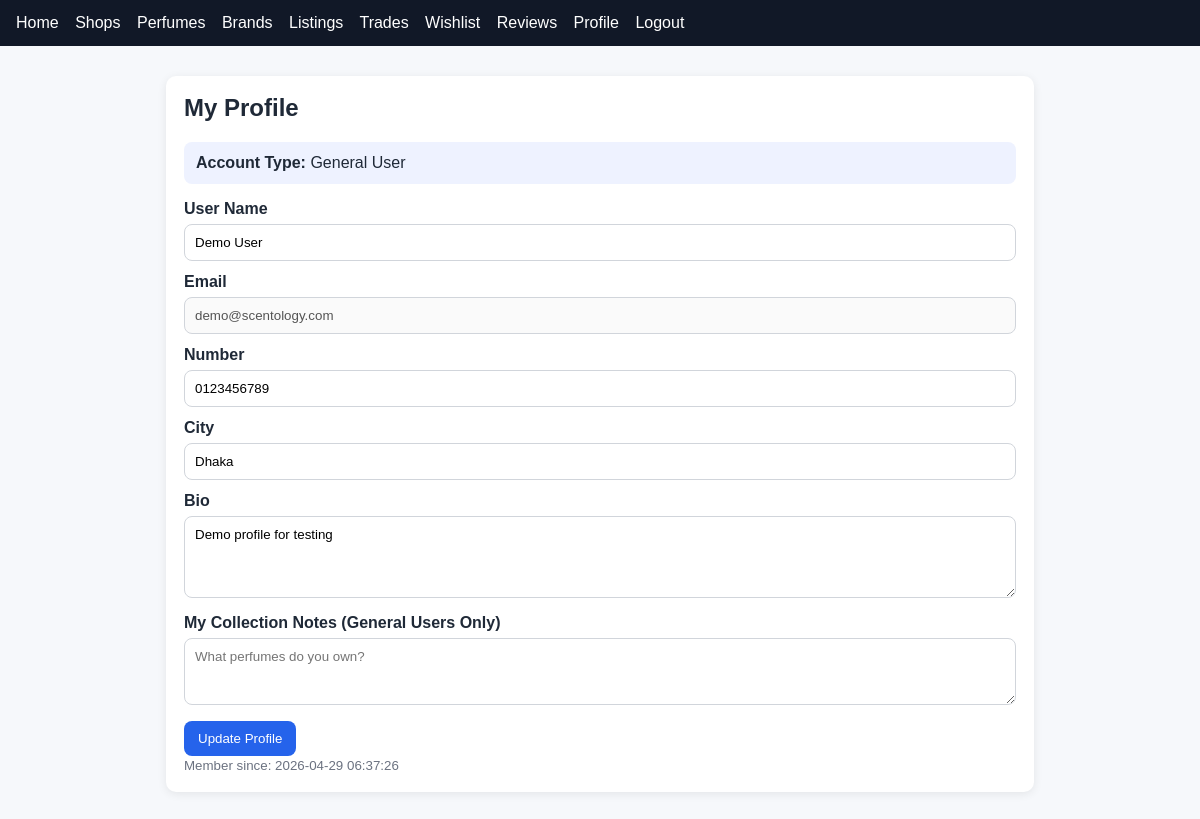
The app's page /profile.php (signed in) with its own data.
### tables this page shows
CREATE TABLE IF NOT EXISTS Profile (
    User_ID INT NOT NULL PRIMARY KEY,
    Number VARCHAR(50) DEFAULT '',
    City VARCHAR(120) DEFAULT '',
    BIO TEXT,
    CONSTRAINT fk_profile_user FOREIGN KEY (User_ID) REFERENCES User(User_ID) ON DELETE CASCADE
);

CREATE TABLE IF NOT EXISTS User (
    User_ID INT AUTO_INCREMENT PRIMARY KEY,
    User_Name VARCHAR(120) NOT NULL,
    Email VARCHAR(190) NOT NULL UNIQUE,
    Password VARCHAR(255) NOT NULL,
    Created_at TIMESTAMP DEFAULT CURRENT_TIMESTAMP,
    Collection TEXT  
);

### app/db.php (called while the page is built, shortened)
<?php
function db(): PDO
{
    $dsn = sprintf(
        'mysql:host=%s;port=%d;dbname=%s;charset=utf8mb4',
        DB_HOST,
        DB_PORT,
        DB_NAME
    );
    $pdo = new PDO($dsn, DB_USER, DB_PASS, [
        PDO::ATTR_ERRMODE => PDO::ERRMODE_EXCEPTION,
        PDO::ATTR_DEFAULT_FETCH_MODE => PDO::FETCH_ASSOC,
        PDO::ATTR_EMULATE_PREPARES => false,
    ]);
    return $pdo;
}

### app/auth.php (called while the page is built, shortened)
<?php
require_once __DIR__ . '/db.php';
function current_user_id(): ?int
{
    return isset($_SESSION['user_id']) ? (int) $_SESSION['user_id'] : null;
}
function get_user_with_profile(int $userId): ?array
{
    $stmt = db()->prepare(
        'SELECT u.User_ID as id, u.User_Name as full_name, u.Email as email, u.Created_at as created_at, u.Collection as collection,
                p.Number as phone, p.City as city, p.BIO as bio,
                s.User_ID as is_seller, s.Total_Sell as total_sell
         FROM User u
         LEFT JOIN Profile p ON p.User_ID = u.User_ID
         LEFT JOIN Seller s ON s.User_ID = u.User_ID
         WHERE u.User_ID = :user_id
         LIMIT 1'
    );
    $stmt->execute(['user_id' => $userId]);
    $result = $stmt->fetch();
    return $result ?: null;
}

### public/profile.php (the view, shortened to what this page needs)
<?php
require_once __DIR__ . '/../app/auth.php';
$userId = (int) current_user_id();
$user = get_user_with_profile($userId);
require_once __DIR__ . '/partials/header.php';
?>
<div class="card">
    <h2>My Profile</h2>
    <div style="background: #eef2ff; padding: 12px; border-radius: 8px; margin-bottom: 16px;">
        <strong>Account Type:</strong>
        <?php if (!empty($user['is_seller'])): ?>
            Seller (Total Sales: <?= htmlspecialchars((string) ($user['total_sell'] ?? '0')) ?>)
        <?php else: ?>
            General User
        <?php endif; ?>
    </div>
    <form method="POST" action="/profile.php">
        <label for="full_name">User Name</label>
        <input type="text" id="full_name" name="full_name" value="<?= htmlspecialchars((string) ($user['full_name'] ?? '')) ?>" required>
        <label>Email</label>
        <input type="email" value="<?= htmlspecialchars((string) ($user['email'] ?? '')) ?>" disabled>
        <label for="phone">Number</label>
        <input type="text" id="phone" name="phone" value="<?= htmlspecialchars((string) ($user['phone'] ?? '')) ?>">
        <label for="city">City</label>
        <input type="text" id="city" name="city" value="<?= htmlspecialchars((string) ($user['city'] ?? '')) ?>">
        <label for="bio">Bio</label>
        <textarea id="bio" name="bio" rows="4"><?= htmlspecialchars((string) ($user['bio'] ?? '')) ?></textarea>
        <?php if (empty($user['is_seller'])): ?>
            <label for="collection">My Collection Notes (General Users Only)</label>
            <textarea id="collection" name="collection" rows="3" placeholder="What perfumes do you own?"><?= htmlspecialchars((string) ($user['collection'] ?? '')) ?></textarea>
        <?php else: ?>
            <input type="hidden" name="collection" value="<?= htmlspecialchars((string) ($user['collection'] ?? '')) ?>">
        <?php endif; ?>
        <button type="submit">Update Profile</button>
    </form>
    <small>Member since: <?= htmlspecialchars((string) ($user['created_at'] ?? 'N/A')) ?></small>
</div>
<?php require_once __DIR__ . '/partials/footer.php'; ?>

### public/assets/style.css (style rules this page uses)
* { box-sizing: border-box; font-family: Arial, Helvetica, sans-serif; }
body { margin: 0; background: #f6f8fb; color: #1f2937; }
.card { background: #fff; border-radius: 10px; box-shadow: 0 2px 10px rgba(0, 0, 0, 0.08); padding: 18px; margin-bottom: 18px; }
h1, h2, h3 { margin-top: 0; }
label { display: block; margin-bottom: 6px; font-weight: 600; }
input, textarea, select { width: 100%; padding: 10px; margin-bottom: 12px; border: 1px solid #d1d5db; border-radius: 8px; }
button { background: #2563eb; color: #fff; border: 0; border-radius: 8px; padding: 10px 14px; cursor: pointer; }
small { color: #6b7280; }

### records on screen
profile: full_name "Demo User", User_ID.Email "demo@scentology.com", phone "0123456789", city "Dhaka", bio "Demo profile for testing", User_ID.Created_at "2026-04-29 06:37:26"
